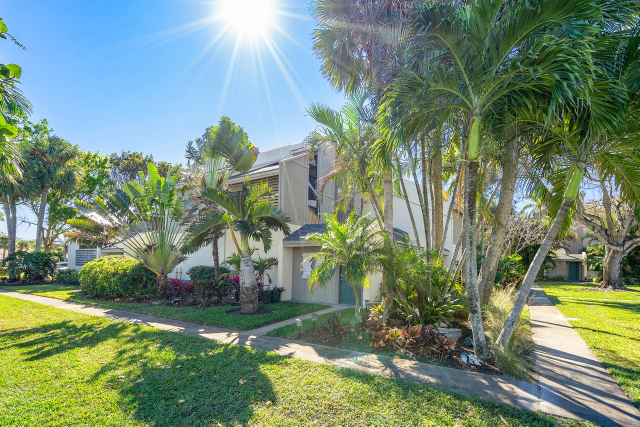
#> input picture images/30434108090030050/001-1605US1-3E-Jupiter-FL-33477-SMALL.jpg, 1279 x 853 px, given in place of ., which was not available (shown at 1/2 size)
$ python -i ai_image_analysis_with_quality_duplicate_detection.py   (imports and definitions only)   (older library calls are emulated)
#> lines starting #> are read from the running program, lines starting #| are printed output that depends on the picture; pictures that were not available may be replaced by others from this repository, and a replacement may not be noted
#!/usr/bin/env python3
"""
AI Image Analysis with Quality Assessment and Duplicate Detection
Modified version that includes image quality rating and duplicate detection.
"""

import os
import json
import time
import logging
import argparse
from pathlib import Path
from typing import Dict, List, Any, Optional, Tuple
import hashlib
from PIL import Image
import numpy as np
from sklearn.metrics.pairwise import cosine_similarity
from sklearn.feature_extraction import image as skimage
import cv2
import requests
from dotenv import load_dotenv

# Load environment variables
# [11 lines not run here, left out]
logger = logging.getLogger(__name__)

# Constants
OPENAI_API_KEY = os.getenv('OPENAI_API_KEY')
OUTPUT_BASE_FOLDER = "output"
QUALITY_MAPPING_FILE = "quality_mapping.json"


def calculate_image_hash(image_path: str) -> str:
    """Calculate perceptual hash of image for duplicate detection."""
    try:
        with Image.open(image_path) as img:
            # Convert to grayscale and resize for consistent hashing
            img = img.convert('L').resize((8, 8))
            pixels = list(img.getdata())

            # Calculate average pixel value
            avg = sum(pixels) / len(pixels)

            # Create hash based on pixels above/below average
            hash_str = ''.join(['1' if pixel > avg else '0' for pixel in pixels])

            # Convert binary to hex
            return hex(int(hash_str, 2))[2:].zfill(16)
    except Exception as e:
        logger.error(f"Error calculating hash for {image_path}: {e}")
        return ""


def calculate_image_similarity(img1_path: str, img2_path: str) -> float:
    """Calculate similarity between two images using feature matching."""
    try:
        # Load images
        img1 = cv2.imread(img1_path)
        img2 = cv2.imread(img2_path)

        if img1 is None or img2 is None:
            return 0.0

        # Convert to grayscale
        gray1 = cv2.cvtColor(img1, cv2.COLOR_BGR2GRAY)
        gray2 = cv2.cvtColor(img2, cv2.COLOR_BGR2GRAY)

        # Use SIFT for feature detection
        sift = cv2.SIFT_create()
        kp1, des1 = sift.detectAndCompute(gray1, None)
        kp2, des2 = sift.detectAndCompute(gray2, None)

        if des1 is None or des2 is None:
            return 0.0

        # Use FLANN matcher
        FLANN_INDEX_KDTREE = 1
        index_params = dict(algorithm=FLANN_INDEX_KDTREE, trees=5)
        search_params = dict(checks=50)
        flann = cv2.FlannBasedMatcher(index_params, search_params)

        matches = flann.knnMatch(des1, des2, k=2)

        # Apply ratio test
        good_matches = []
        for match_pair in matches:
            if len(match_pair) == 2:
                m, n = match_pair
                if m.distance < 0.7 * n.distance:
                    good_matches.append(m)

        # Calculate similarity score
        similarity = len(good_matches) / max(len(kp1), len(kp2)) if max(len(kp1), len(kp2)) > 0 else 0.0
        return min(similarity, 1.0)

    except Exception as e:
        logger.error(f"Error calculating similarity between {img1_path} and {img2_path}: {e}")
        return 0.0


def assess_image_quality(image_path: str) -> Dict[str, Any]:
    """Assess image quality using multiple metrics."""
    try:
        with Image.open(image_path) as img:
            # Basic quality metrics
            width, height = img.size
            aspect_ratio = width / height if height > 0 else 0

            # Calculate brightness
            gray_img = img.convert('L')
            brightness = np.mean(np.array(gray_img))

            # Calculate contrast
            contrast = np.std(np.array(gray_img))

            # Calculate sharpness (using Laplacian variance)
            gray_array = np.array(gray_img)
            laplacian_var = cv2.Laplacian(gray_array, cv2.CV_64F).var()

            # Determine quality score (0-10)
            quality_score = 0

            # Resolution score (0-3 points)
            if width >= 1920 and height >= 1080:
                quality_score += 3
            elif width >= 1280 and height >= 720:
                quality_score += 2
            elif width >= 640 and height >= 480:
                quality_score += 1

            # Brightness score (0-2 points)
            if 50 <= brightness <= 200:
                quality_score += 2
            elif 30 <= brightness <= 220:
                quality_score += 1

            # Contrast score (0-2 points)
            if contrast >= 50:
                quality_score += 2
            elif contrast >= 30:
                quality_score += 1

            # Sharpness score (0-3 points)
            if laplacian_var >= 100:
                quality_score += 3
            elif laplacian_var >= 50:
                quality_score += 2
            elif laplacian_var >= 20:
                quality_score += 1

            # Quality rating
            if quality_score >= 8:
                quality_rating = "excellent"
            elif quality_score >= 6:
                quality_rating = "good"
            elif quality_score >= 4:
                quality_rating = "fair"
            elif quality_score >= 2:
                quality_rating = "poor"
            else:
                quality_rating = "very_poor"

            return {
                "quality_score": quality_score,
                "quality_rating": quality_rating,
                "resolution": f"{width}x{height}",
                "aspect_ratio": round(aspect_ratio, 2),
                "brightness": round(brightness, 1),
                "contrast": round(contrast, 1),
                "sharpness": round(laplacian_var, 1),
                "file_size_mb": round(os.path.getsize(image_path) / (1024 * 1024), 2)
            }

    except Exception as e:
        logger.error(f"Error assessing quality for {image_path}: {e}")
        return {
            "quality_score": 0,
            "quality_rating": "error",
            "resolution": "unknown",
            "aspect_ratio": 0,
            "brightness": 0,
            "contrast": 0,
            "sharpness": 0,
            "file_size_mb": 0
        }


def detect_duplicates(image_paths: List[str], similarity_threshold: float = 0.8) -> Dict[str, List[str]]:
    """Detect duplicate images using perceptual hashing and feature similarity."""
    duplicates = {}
    image_hashes = {}

    # Calculate hashes for all images
    for img_path in image_paths:
        img_hash = calculate_image_hash(img_path)
        if img_hash:
            if img_hash not in image_hashes:
                image_hashes[img_hash] = []
            image_hashes[img_hash].append(img_path)

    # Find exact duplicates (same hash)
    for img_hash, paths in image_hashes.items():
        if len(paths) > 1:
            # All images with same hash are duplicates
            for path in paths:
                duplicates[path] = [p for p in paths if p != path]

    # Find similar images (different hash but high similarity)
    for i, img1_path in enumerate(image_paths):
        if img1_path in duplicates:
            continue  # Already marked as duplicate

        for j, img2_path in enumerate(image_paths[i+1:], i+1):
            if img2_path in duplicates:
                continue  # Already marked as duplicate

            similarity = calculate_image_similarity(img1_path, img2_path)
            if similarity >= similarity_threshold:
                if img1_path not in duplicates:
                    duplicates[img1_path] = []
                if img2_path not in duplicates:
                    duplicates[img2_path] = []

                duplicates[img1_path].append(img2_path)
                duplicates[img2_path].append(img1_path)

    return duplicates


def create_quality_mapping(image_paths: List[str], output_dir: str) -> Dict[str, Any]:
    """Create quality mapping for all images."""
    quality_mapping = {
        "metadata": {
            "total_images": len(image_paths),
            "created_at": time.strftime("%Y-%m-%d %H:%M:%S"),
            "version": "1.0"
        },
        "images": {}
    }

    # Assess quality for each image
    for img_path in image_paths:
        img_name = os.path.basename(img_path)
        quality_data = assess_image_quality(img_path)
#> in assess_image_quality, img is the input picture: PIL image 1279x853 RGB; mean R, G, B 118.3, 138.8, 117.4
#> in assess_image_quality, `gray_img = img.convert('L')`:
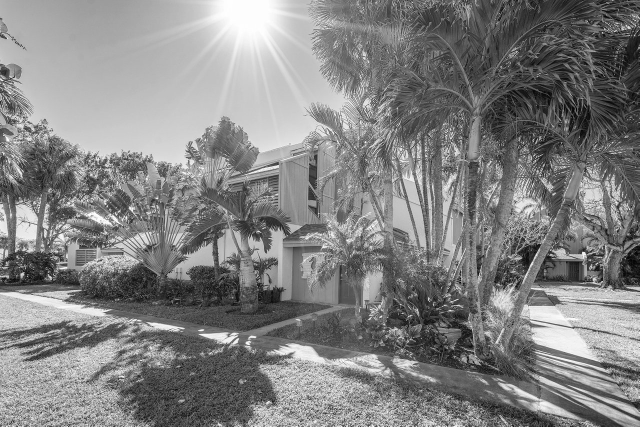
#> gray_img: PIL image 1279x853 L (shown at 1/2 size); min 0, max 255, mean 130.2
#> in assess_image_quality, `brightness = np.mean(np.array(gray_img))`: brightness = 130.2
#> in assess_image_quality, `contrast = np.std(np.array(gray_img))`: contrast = 58.06
#> in assess_image_quality, `laplacian_var = cv2.Laplacian(gray_array, cv2.CV_64F).var()`: laplacian_var = 7643.1
#> quality_data = {'quality_score': 8, 'quality_rating': 'excellent', 'resolution': '1279x853', 'aspect_ratio': 1.5, 'brightness': 130.2, 'contrast': 58.1, 'sharpness': 7643.1, 'file_size_mb': 0.43}
#> pass 3 of the loop in create_quality_mapping, `for img_path in image_paths:`:
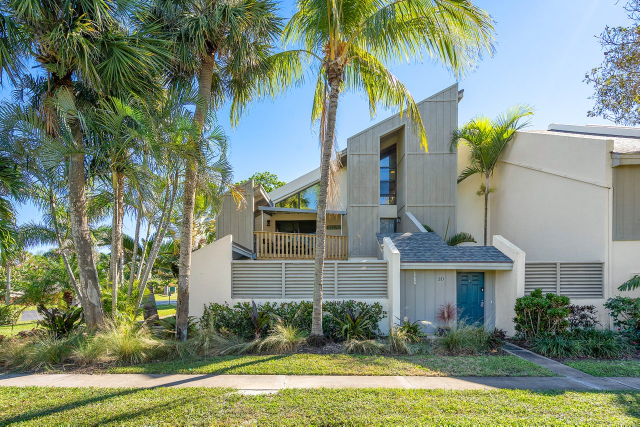
#> input picture images/30434108090030050/002-1605US1-3E-Jupiter-FL-33477-SMALL.jpg, 1279 x 853 px, given in place of , which was not available (shown at 1/2 size)
#> in assess_image_quality, img is the input picture: PIL image 1279x853 RGB; mean R, G, B 127.6, 140.2, 121.4
#> in assess_image_quality (call 3), `gray_img = img.convert('L')`:
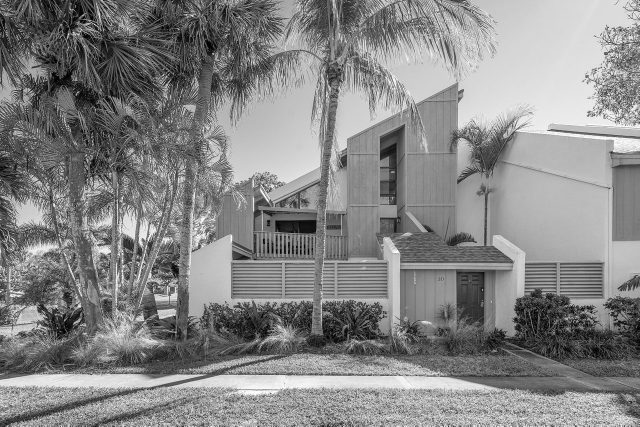
#> gray_img: PIL image 1279x853 L (shown at 1/2 size); min 0, max 255, mean 134.3
#> brightness = 134.3
#> contrast = 58.63
#> laplacian_var = 9154.9
#> quality_data = {'quality_score': 8, 'quality_rating': 'excellent', 'resolution': '1279x853', 'aspect_ratio': 1.5, 'brightness': 134.3, 'contrast': 58.6, 'sharpness': 9154.9, 'file_size_mb': 0.43}
#> the loop made 69 passes; the first 3 are shown

        quality_mapping["images"][img_name] = {
            "file_path": img_path,
            "quality_assessment": quality_data,
            "is_duplicate": False,
            "duplicate_of": [],
            "duplicate_count": 0
        }

    # Detect duplicates
    duplicates = detect_duplicates(image_paths)
#> in calculate_image_hash, `pixels = list(img.getdata())`: pixels = 64 values, max 218 at index 3, min 61 at index 15, mean 130.5
#> in calculate_image_hash, `avg = sum(pixels) / len(pixels)`: avg = 130.5
#> in detect_duplicates, `img_hash = calculate_image_hash(img_path)`: img_hash = 'f0f8f84ccc83c399'
#> pass 3 of the loop in detect_duplicates, `for img_path in image_paths:`:
#> in detect_duplicates, `img_hash = calculate_image_hash(img_path)`: img_hash = '071f3f33632000ff'
#> the loop made 69 passes; the first 3 are shown
#> the loop in detect_duplicates, `for img_hash, paths in image_hashes.items():` made 2 passes
#> (img_hash, paths) on passes 1 to 2: ('f0f8f84ccc83c399', ['.', '.', '.']), ('071f3f33632000ff', ['/', 'i', '/', '/', 'i'])
#> after the loop in detect_duplicates, `for img_hash, paths in image_hashes.items():`: duplicates = {'.': [], '/': ['i', 'i'], 'i': ['/', '/', '/']}
#> pass 3 of the loop in detect_duplicates, `for i, img1_path in enumerate(image_paths):`:
#> the loop made 69 passes; the first 3 are shown
#> duplicates = {'.': [], '/': ['i', 'i'], 'i': ['/', '/', '/']}

    # Update quality mapping with duplicate information
    for img_path, duplicate_list in duplicates.items():
        img_name = os.path.basename(img_path)
        if img_name in quality_mapping["images"]:
            quality_mapping["images"][img_name]["is_duplicate"] = True
            quality_mapping["images"][img_name]["duplicate_of"] = [os.path.basename(p) for p in duplicate_list]
            quality_mapping["images"][img_name]["duplicate_count"] = len(duplicate_list)
#> this loop made 3 passes
#> after the loop, quality_mapping = 2 items

    # Save quality mapping
    mapping_file = os.path.join(output_dir, QUALITY_MAPPING_FILE)
    with open(mapping_file, 'w') as f:
        json.dump(quality_mapping, f, indent=2)

    logger.info(f"Quality mapping saved to: {mapping_file}")
    return quality_mapping


# [91 lines left out: functions analyze_images_with_quality, main, not called in this run]


# [2 lines not run here, left out]

>>> result = create_quality_mapping('../images/30434108090030050/001-1605US1-3E-Jupiter-FL-33477-SMALL.jpg', 'out.png')
#> result = 2 items
